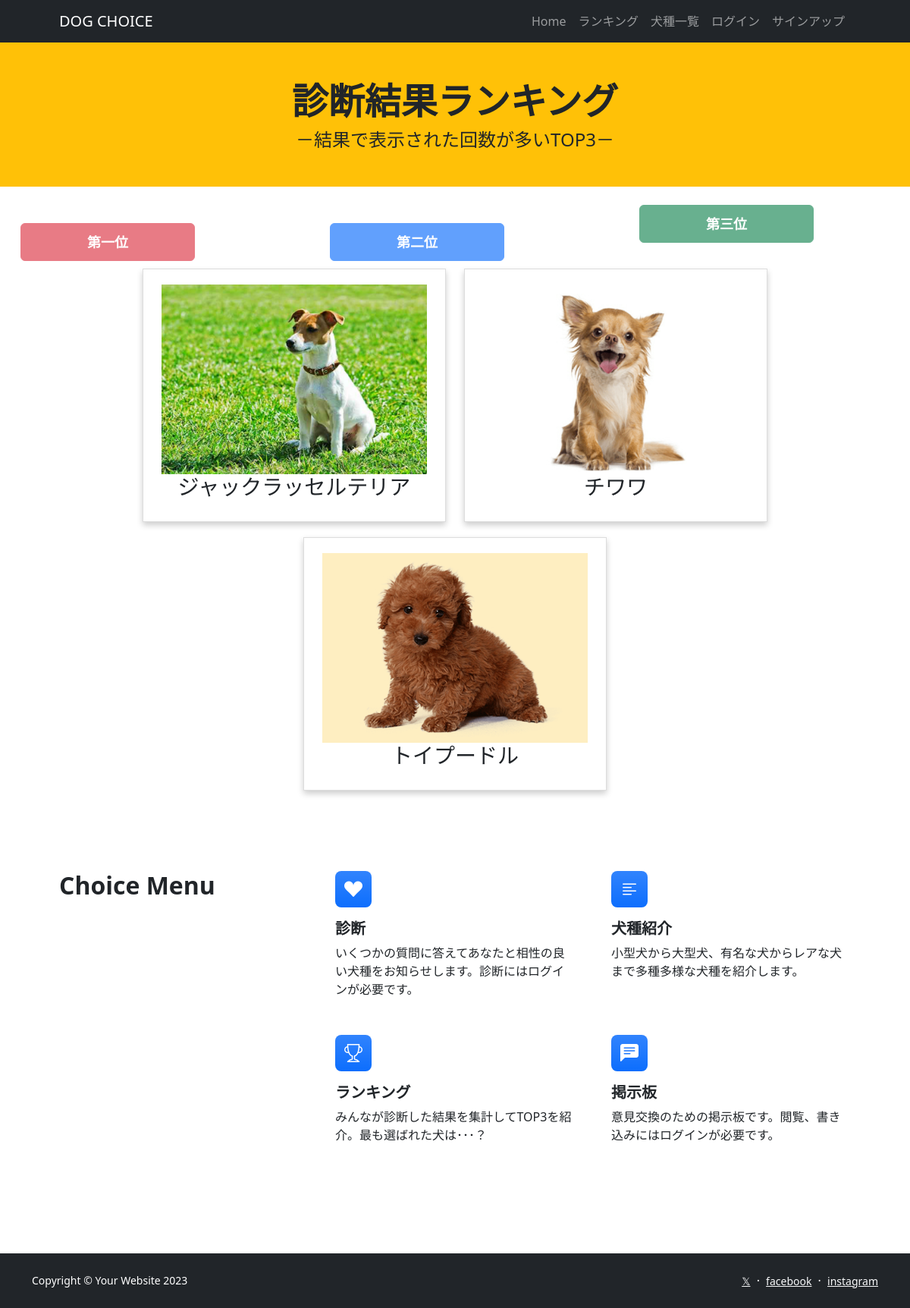
The page /ranking/ on the database its author committed.
### dogapp/models.py (models this page shows, shortened)
class Dogs(models.Model):
    dog_name = models.CharField(verbose_name='犬名', max_length=200)
    image = models.ImageField(verbose_name='イメージ', upload_to='photos')
    comment = models.TextField(verbose_name='コメント',)

### dogapp/views.py (the view)
# urls.py: path('ranking/', views.count_results, name='ranking'),
def count_results(request):
    result_counts = Result.objects.values('result').annotate(count=Count('result')).order_by('-count')[:3]
    dog_info_list = []
    for item in result_counts:
        result_value = item['result']
        dog_record = Dogs.objects.filter(id=result_value).first()
        if dog_record:
            dog_info_list.append({
                'dog_name': dog_record.dog_name,
                'dog_image_url': dog_record.image.url if dog_record.image else None
            })
        else:
            dog_info_list.append({
                'dog_name': '未登録',
                'dog_image_url': '画像なし'
            })
    return render(request, 'ranking.html', {'dog_info_list': dog_info_list})

### dogapp/templates/ranking.html (shortened to what this page needs)
{% extends 'base.html' %}
{% load static %}
{% block header %}
<header class="bg-warning py-0">
    <div class="container px-5">
        <div class="row gx-5 align-items-center justify-content-center">
            <div class="col-lg-8 col-xl-7 col-xxl-6 text-center">
                <div class="my-5">
                    <h1 class="display-5 fw-bolder text-dark mb-2">診断結果ランキング</h1>
                    <h4 class="text-dark">－結果で表示された回数が多いTOP3－</h4>
                </div>
            </div>
        </div>
    </div>
</header>
{% endblock %}
{% block contents %}
<body>
<br>
<div class="background-container">
    <div class="form-container">
        <div class="text-center">
            <div class="row">
                <div class="col-md-4 offset-md-0">
                    　　　　　<button type="button" class="btn btn-danger btn-wide" disabled>第一位</button>
                </div>
                <div class="col-md-4 offset-md-0">
                    　　　　　<button type="button" class="btn btn-primary btn-wide" disabled>第二位</button>
                </div>
                <div class="col-md-4 offset-md-0">
                    <button type="button" class="btn btn-success btn-wide" disabled>第三位</button>
                </div>
            </div>
        </div>
    </div>
</div>
<div class="dog-card-container" style="text-align: center;">
    {% for dog_info in dog_info_list %}
        <div class="dog-card">
            <img src="{{ dog_info.dog_image_url }}" alt="犬の画像" width="350" height="350">
            <h3 class="dog-name">{{ dog_info.dog_name }}</h3>
        </div>
    {% endfor %}
</div>
</body>
{% endblock %}

### dogapp/templates/ranking.html (style rules this page uses)
.dog-card { border: 1px solid #ddd; padding: 20px; margin: 10px; text-align: center; box-shadow: 0 4px 8px 0 rgba(0, 0, 0, 0.2); transition: 0.3s; width: 400px; display: inline-block; }
.dog-card img { display: block; margin: 0 auto; max-width: 100%; height: 250px; }
.btn-wide { width: 60%; height: 50px; font-size: 18px; font-weight: bold; margin-right: 100px; }

### rows shown on the page
Dogs: dog_name "ジャックラッセルテリア"
Dogs: dog_name "チワワ"
Dogs: dog_name "トイプードル"
